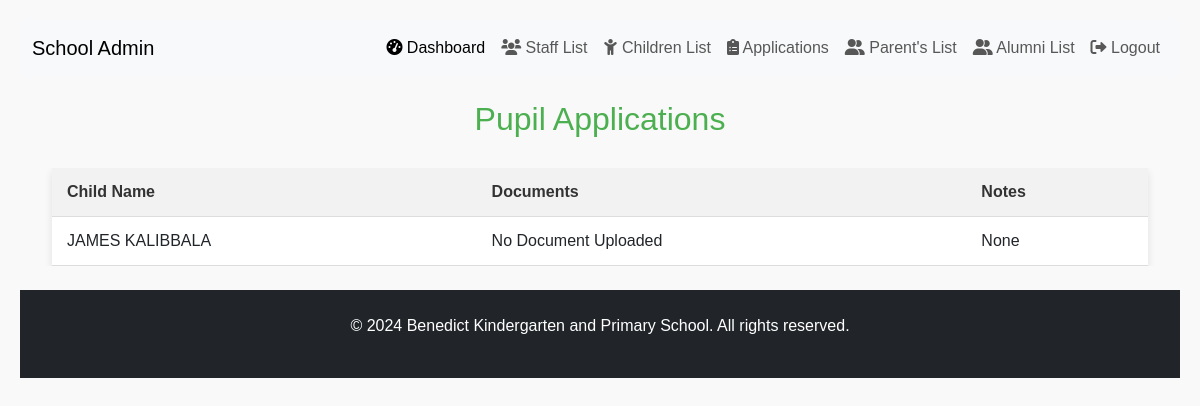
Before: /benedict_school/applications/ (signed in) with the older database file.
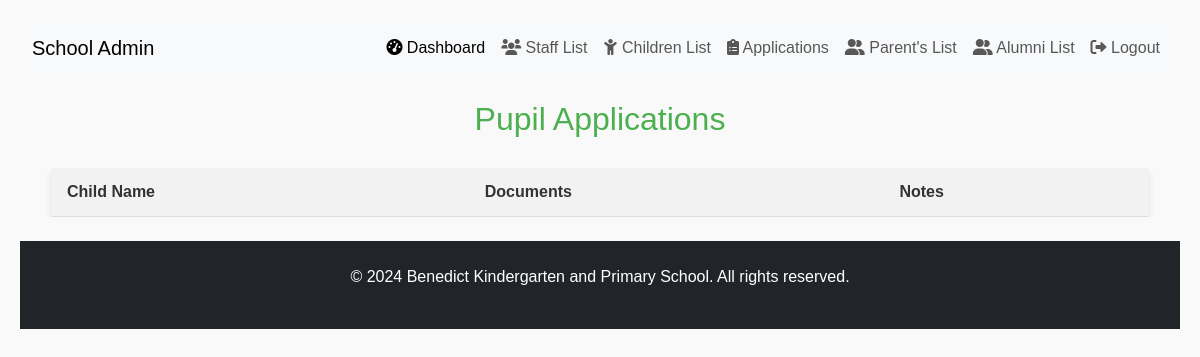
After: the same page with the newer database file.
### benedict_school/models.py (models this page shows, shortened)
class PupilApplication(models.Model):
    child = models.OneToOneField(Child, on_delete=models.CASCADE)
    application_date = models.DateField(auto_now_add=True)
    documents = models.FileField(upload_to="applications/", null=True, blank=True)
    notes = models.TextField(null=True, blank=True)  # Filled by administrator

class Child(models.Model):
    parent = models.ForeignKey(
        Parent, on_delete=models.CASCADE, related_name="children"
    )
    name = models.CharField(max_length=100)
    date_of_birth = models.DateField()
    sex = models.CharField(max_length=10, choices=[ ("male", "Male"), ("female", "Female")], default="male",)
    study_class = models.CharField(
        max_length=20,
        choices=[
            ("baby_class", "Baby Class"),
            ("middle_class", "Middle class"),
            ("top_class", "Top class"),
            ("primary_one", "Primary one"),
            ("primary_two", "Primary two"),
            ("primary_three", "Primary three"),
            ("primary_four", "Primary four")
        ],
        default="primary_one",
    )
    profile_image = models.ImageField(upload_to="child_images/", null=True, blank=True)
    STATUS_CHOICES = [
        ('active', 'Active'),
        ('alumni', 'Alumni'),
    ]
    status = models.CharField(
        max_length=20,
        choices=STATUS_CHOICES,
        default='active'
    )
    alumni_date = models.DateTimeField(null=True, blank=True)
    reason_for_leaving = models.TextField(blank=True, null=True)

### benedict_school/views.py (the view)
# urls.py: path('applications/', views.application_list, name='application-list'),
@user_passes_test(is_admin, login_url='/admin-login/')
def application_list(request):
    applications = PupilApplication.objects.select_related('child').all()
    return render(request, 'application_list.html', {'applications': applications})
    paginator = Paginator(queryset, 10)
    page = request.GET.get('page')
    staff_members = paginator.get_page(page)

### benedict_school/context_processors.py (called while the page is built)
def google_maps_api_key(request):
    return {'GOOGLE_MAPS_API_KEY': getattr(settings, 'GOOGLE_MAPS_API_KEY', '')}

### benedict_school/views.py (called while the page is built)
def is_admin(user):
    return user.is_authenticated and user.is_staff  # Checks if user is admin

### benedict_school/templates/application_list.html (shortened to what this page needs)
{% extends "admin_base.html" %}
{% load static %}
{% load django_bootstrap5 %}
{% block content %}
<body>
    <h2>Pupil Applications</h2>
    <div class="table-container">
        <table>
            <thead>
                <tr>
                    <th>Child Name</th>
                    <th>Documents</th>
                    <th>Notes</th>
                </tr>
            </thead>
            <tbody>
                {% for application in applications %}
                <tr>
                    <td>{{ application.child.name }}</td>
                    <td>
                        {% if application.document %}
                            <a href="{{ application.documents.url }}" target="_blank" class="document-link">View Document</a>
                        {% else %}
                            <span>No Document Uploaded</span>
                        {% endif %}
                    </td>
                    <td>{{ application.notes }}</td>
                </tr>
                {% endfor %}
            </tbody>
        </table>
    </div>
</body>
{% endblock %}

Changed rows visible on the page:
removed PupilApplication: child.name "JAMES KALIBBALA", notes "None"
